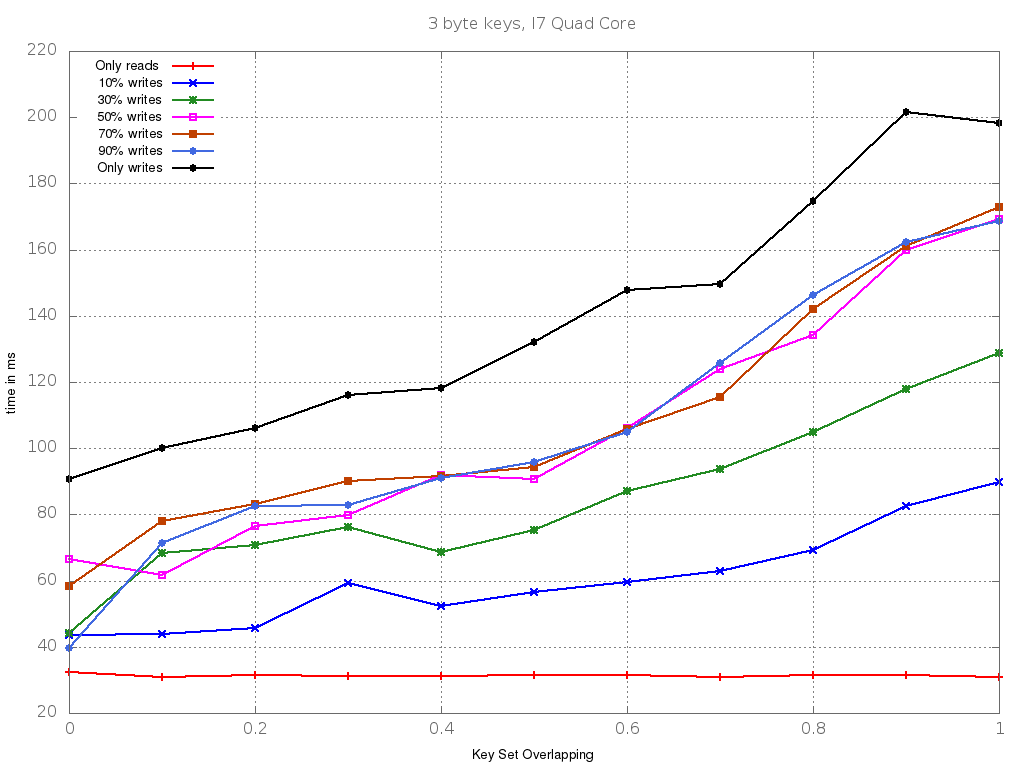

gnuplot code for this plot:
#set style line 1 lt 1 lc rgb "#FF0000" lw 3 # red
set terminal png size 1024,768 font "Helvetica, 10" lw 1
set ylabel font "Helvetica, 10"
set output "combined_graph_3.png";
set ylabel 'time in ms' font 'Helvetica, 10' textcolor rgb '#000000';
set xlabel 'Key Set Overlapping' font 'Helvetica, 10' textcolor rgb '#000000';
set style line 12 lc rgb '#808080' lt 0 lw 1
set style line 11 lc rgb '#808080' lt 0 lw 1
set grid back ls 11 
set title "3 byte keys, I7 Quad Core"
set key top left;
set yrange [:];
set xrange [:];
plot '100_3_16_500000_0_0.0-1.0_100.txt' using ($1):($2*0.000001):($3*0.000001):($4*0.000001) with linespoints ps 1 title 'Only reads ',\
	'100_3_16_500000_10_0.0-1.0_100.txt' using ($1):($2*0.000001):($3*0.000001):($4*0.000001) with linespoints ps 1 title '10% writes',\
	'100_3_16_500000_30_0.0-1.0_100.txt' using ($1):($2*0.000001):($3*0.000001):($4*0.000001) with linespoints ps 1 title '30% writes',\
	'100_3_16_500000_50_0.0-1.0_100.txt' using ($1):($2*0.000001):($3*0.000001):($4*0.000001) with linespoints ps 1 title '50% writes',\
	'100_3_16_500000_70_0.0-1.0_100.txt' using ($1):($2*0.000001):($3*0.000001):($4*0.000001) with linespoints ps 1 title '70% writes',\
	'100_3_16_500000_90_0.0-1.0_100.txt' using ($1):($2*0.000001):($3*0.000001):($4*0.000001) with linespoints ps 1 title '90% writes',\
	'100_3_16_500000_100_0.0-1.0_100.txt' using ($1):($2*0.000001):($3*0.000001):($4*0.000001) with linespoints ps 1 title 'Only writes'
